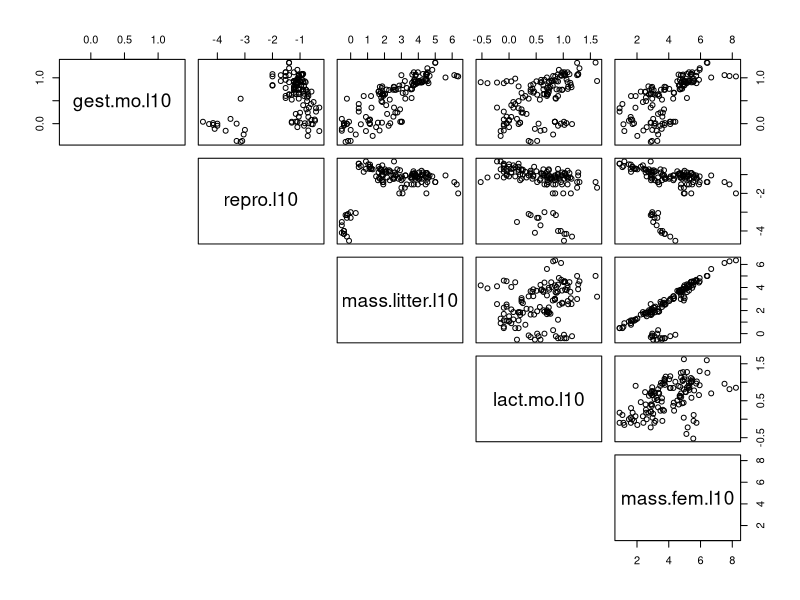
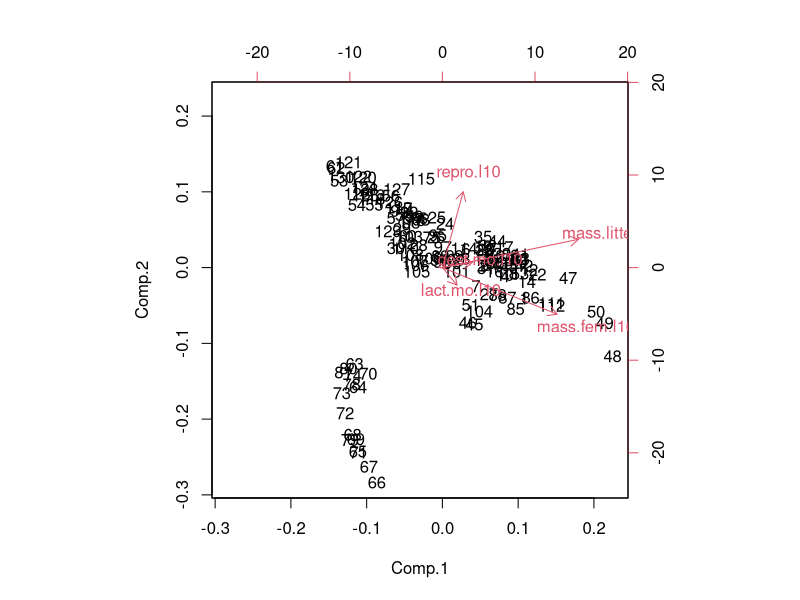
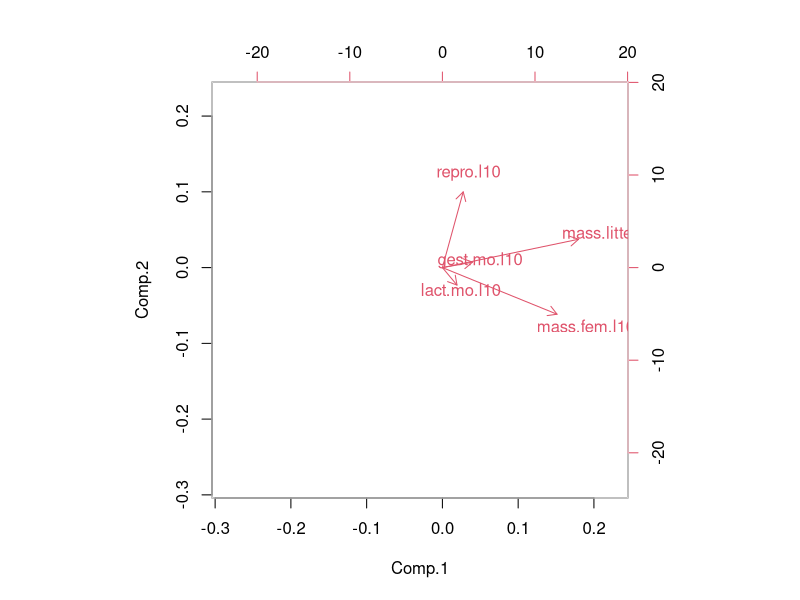
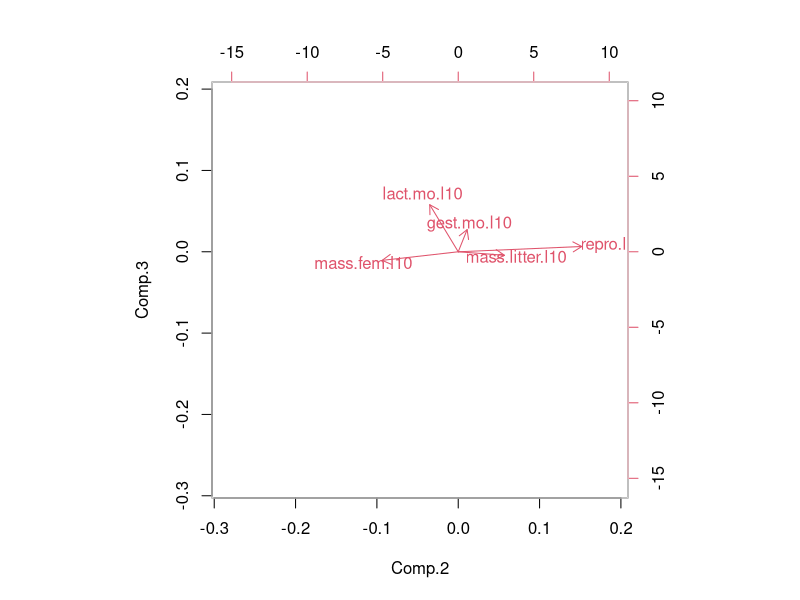
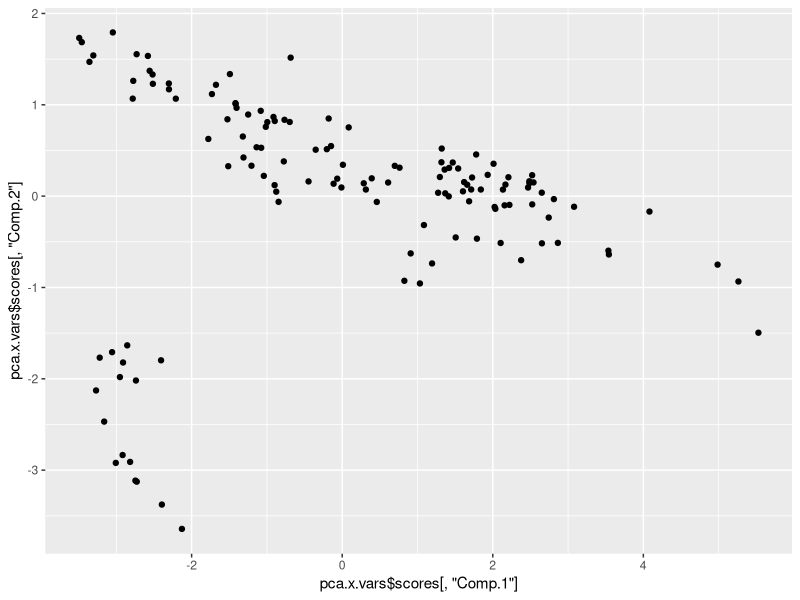
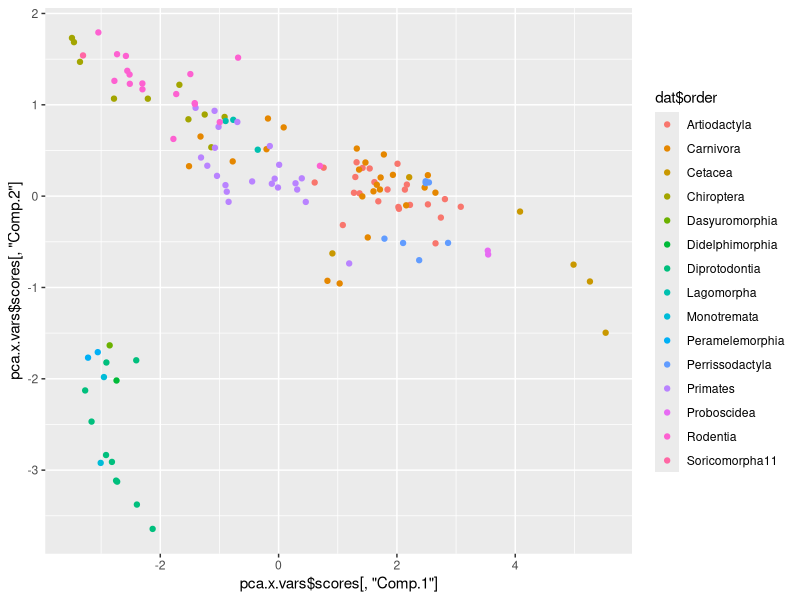
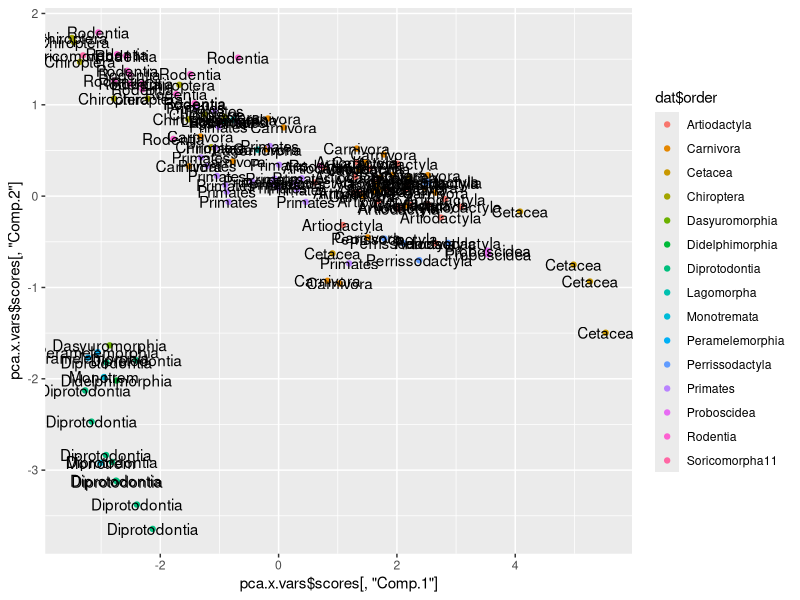
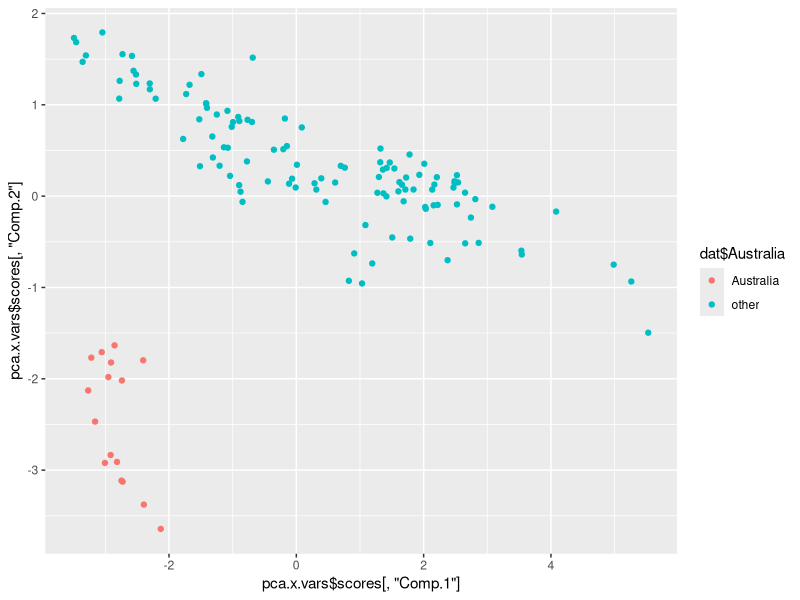

Recreate these plots in R, in order.
## ---- chunk 1
knitr::opts_chunk$set(echo = TRUE)
## ---- chunk 2
setwd("C:/Users/lisanjie2/Desktop/TEACHING/1_STATS_CalU/1_STAT_CalU_2016_by_NLB/1_STAT_Duq_2017/HOMEWORK/Duq_Biostats_Homework_4_Milk_regression/homework4_RMD")
## ---- chunk 3
dat <- read.csv(file = "Skibiel_clean2_milk.csv")
## ---- chunk 4
dat$gest.mo.l10 <- log10(dat$gest.month.NUM)
dat$repro.l10 <- log10(dat$repro.output)
dat$mass.litter.l10 <- log10(dat$mass.litter)
dat$lact.mo.l10 <- log10(dat$lacatation.months)
dat$mass.fem.l10 <- log10(dat$mass.female)

## ---- chunk 5
pairs(dat[,c("gest.mo.l10",
          "repro.l10",
    "mass.litter.l10",
    "lact.mo.l10",
    "mass.fem.l10")],
    lower.panel = NULL)
## ---- chunk 6
#principal compoents
pca.x.vars <- princomp(~  gest.mo.l10+
                         repro.l10+
    mass.litter.l10+
    lact.mo.l10+
    mass.fem.l10,
  data = dat)



## ---- chunk 7
biplot(pca.x.vars)
## ---- chunk 8
biplot(pca.x.vars,col = c(0,2))
## ---- chunk 9
biplot(pca.x.vars, choices = c(2,3), col = c(0,2))
## ---- chunk 10
library(ggplot2)
qplot(y = pca.x.vars$scores[ ,"Comp.2"] ,
      x = pca.x.vars$scores[ ,"Comp.1"] )
  
## ---- chunk 11

qplot(y = pca.x.vars$scores[ ,"Comp.2"] ,
      x = pca.x.vars$scores[ ,"Comp.1"] ,
      color = dat$order)
  
    

## ---- chunk 12

labs <- gsub("ontia","",dat$order)
labs <- gsub("ata","",dat$order)

qplot(y = pca.x.vars$scores[ ,"Comp.2"] ,
      x = pca.x.vars$scores[ ,"Comp.1"] ,
      color = dat$order) +
  annotate(geom = "text", 
           y = pca.x.vars$scores[ ,"Comp.2"] ,
      x = pca.x.vars$scores[ ,"Comp.1"] ,
           label = labs)
  
    
## ---- chunk 13
i.weirdos <- which(dat$order %in% c("Monotremata"  #monotremes
,"Diprotodontia"  #marsupials
,"Didelphimorphia"#opossums
,"Dasyuromorphia"#tasmanian devil)
,"Peramelemorphia" #bandicoots
)) 

dat$Australia <- "other"

dat$Australia[i.weirdos] <- "Australia"

qplot(y = pca.x.vars$scores[ ,"Comp.2"] ,
      x = pca.x.vars$scores[ ,"Comp.1"] ,
      color = dat$Australia) 
## ---- chunk 14
qplot(y = pca.x.vars$scores[ ,"Comp.3"] ,
      x = pca.x.vars$scores[ ,"Comp.2"] ,
      color = dat$Australia) 
## ---- chunk 15
qplot(y = pca.x.vars$scores[ ,"Comp.3"] ,
      x = pca.x.vars$scores[ ,"Comp.1"] ,
      color = dat$Australia) 
## ---- chunk 16
pairs(dat[,c("fat","protein.num",
            "sugar.num","energy.num",
            "dry.matter")],lower.panel = NULL)
## ---- chunk 17
pca.y.vars <- princomp(~ fat + protein.num +
                         sugar.num + energy.num +
                         dry.matter, 
                       data = dat)

## ---- chunk 18
biplot(pca.y.vars, cex = 0.9,
       main = "Milk y vars")
